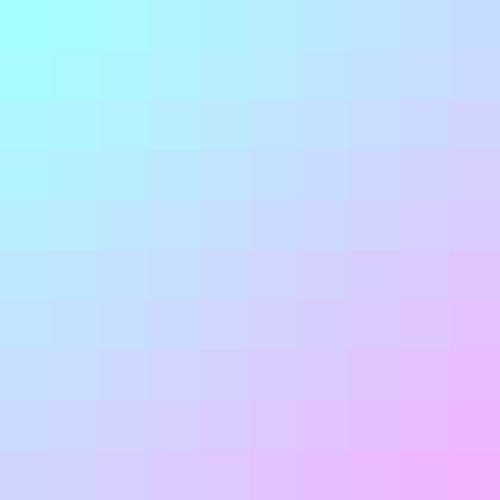
Frame 1 (no input)
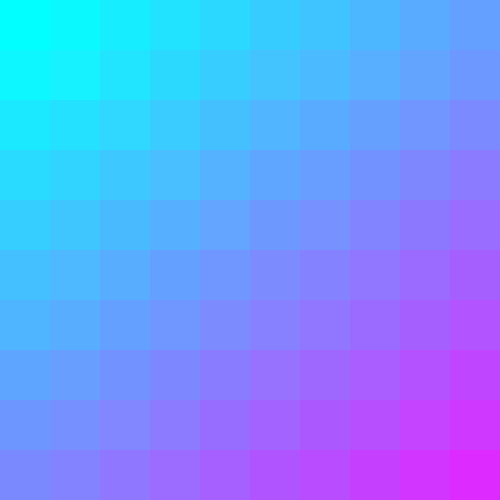
Frame 60 (the mouse pressed at the canvas centre just before this capture)
Frame 120 (the mouse held since frame 60 and released just before this capture): identical to frame 60, image omitted

The Processing sketch that drew these frames (run headless with seeded random() and noise(); from frame 60 on, the mouse is pressed at the canvas centre):

// Processing sketch: processing_66652
// ── processing_66652.pde

void setup(){
  size(500, 500);
  background(255);
  noStroke();
}
void draw(){
 int xa = 0;
 int ya = 0;
  for(int i = 255; i > 0; i -= 25){
   fill(250 - i, 10 + i, 255 + i, 50);
  rect(xa, ya, 50, 500);
  xa = xa + 50;
  }
  
  int xb = 0;
  int yb = 0;
  for(int i = 255; i > 0; i -= 25){
  fill(250 - i, 10 + i, 255 + i, 50);
  rect(xb, yb, 500, 50);
  yb = yb + 50;
  
  } 
}
